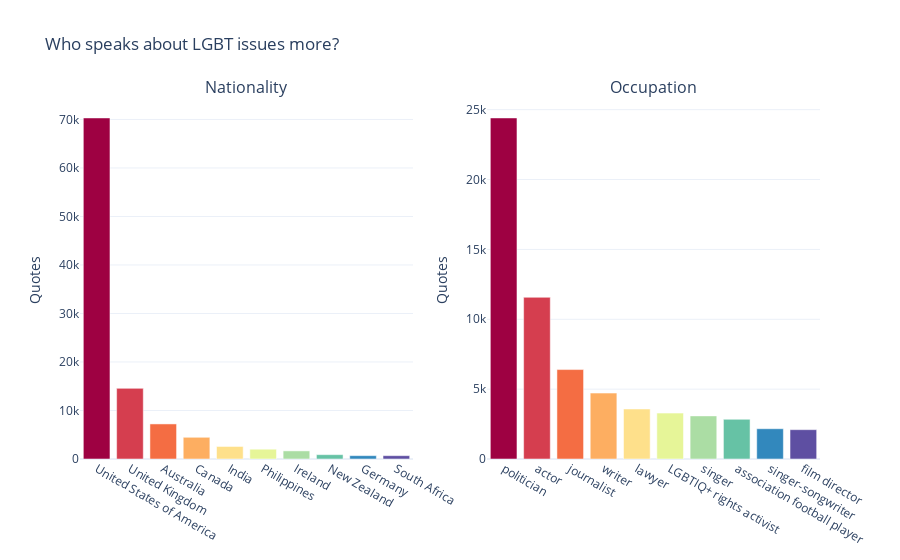

Write notebook code for a chart like this one.
### Code cell
import plotly.graph_objects as go
from plotly.subplots import make_subplots
from bokeh.palettes import Spectral10

nats = data.nationality.value_counts()[:10]
occs = data.occupation.value_counts()[:10]
# data_ = data.copy()
# data_["nationality"][~data_.nationality.isin(nats.index)] = "Other"
# data_["occupation"][~data_.occupation.isin(occs.index)] = "Other"
# nats = data_.nationality.value_counts()[:10]
# occs = data_.occupation.value_counts()[:10]
fig = make_subplots(rows=1, cols=2, subplot_titles=("Nationality", "Occupation"))
# fig.add_trace(go.Pie(labels=nats.index[:10], values=nats.values[:10], name="Nationality"),
#               1, 1)
# fig.add_trace(go.Pie(labels=occs.index[:10], values=occs.values[:10], name="Occupation"),
#               1, 2)
fig.add_trace(go.Bar(x=nats.index, y=nats.values, marker={'color': Spectral10[::-1]}),
              1, 1)
fig.add_trace(go.Bar(x=occs.index, y=occs.values, marker={'color': Spectral10[::-1]}),
              1, 2)
fig.update_yaxes(title_text='Quotes')
# Use `hole` to create a donut-like pie chart
# fig.update_traces(hole=.4, hoverinfo="label+percent+name")

fig.update_layout(template="plotly_white",
    title_text="""Who speaks about LGBT issues more?""", showlegend=False)
    # Add annotations in the center of the donut pies.)
fig.write_html("occ_nats_dictribution.html")
fig.show()

### Figure 1 — Plotly figure (JSON) as saved in the notebook; plotly's stock layout.template omitted (floating-point values rounded to 4 significant figures)
{"data": [{"marker": {"color": ["#9e0142", "#d53e4f", "#f46d43", "#fdae61", "#fee08b", "#e6f598", "#abdda4", "#66c2a5", "#3288bd", "#5e4fa2"]}, "x": ["United States of America", "United Kingdom", "Australia", "Canada", "India", "Philippines", "Ireland", "New Zealand", "Germany", "South Africa"], "y": [70307, 14561, 7230, 4475, 2585, 2020, 1672, 894, 689, 685], "type": "bar", "xaxis": "x", "yaxis": "y"}, {"marker": {"color": ["#9e0142", "#d53e4f", "#f46d43", "#fdae61", "#fee08b", "#e6f598", "#abdda4", "#66c2a5", "#3288bd", "#5e4fa2"]}, "x": ["politician", "actor", "journalist", "writer", "lawyer", "LGBTIQ+ rights activist", "singer", "association football player", "singer-songwriter", "film director"], "y": [24408, 11572, 6400, 4718, 3579, 3284, 3085, 2841, 2166, 2099], "type": "bar", "xaxis": "x2", "yaxis": "y2"}], "layout": {"xaxis": {"anchor": "y", "domain": [0.0, 0.45]}, "yaxis": {"anchor": "x", "domain": [0.0, 1.0], "title": {"text": "Quotes"}}, "xaxis2": {"anchor": "y2", "domain": [0.55, 1.0]}, "yaxis2": {"anchor": "x2", "domain": [0.0, 1.0], "title": {"text": "Quotes"}}, "annotations": [{"font": {"size": 16}, "showarrow": false, "text": "Nationality", "x": 0.225, "xanchor": "center", "xref": "paper", "y": 1.0, "yanchor": "bottom", "yref": "paper"}, {"font": {"size": 16}, "showarrow": false, "text": "Occupation", "x": 0.775, "xanchor": "center", "xref": "paper", "y": 1.0, "yanchor": "bottom", "yref": "paper"}], "title": {"text": "Who speaks about LGBT issues more?"}, "showlegend": false}}
